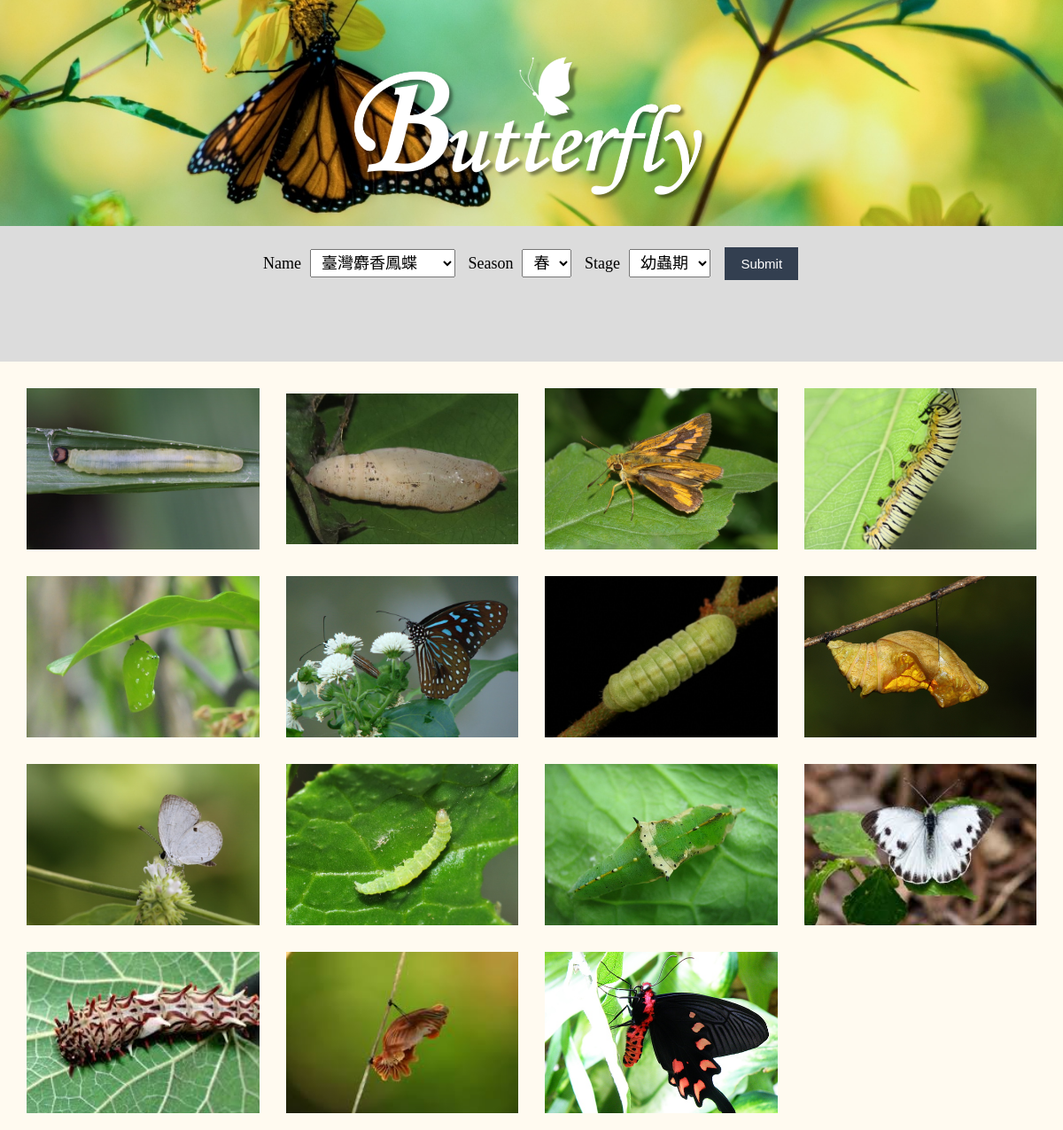
The page /view.php on the database its author committed.
### tables this page shows
CREATE TABLE `img` (
  `id` int(11) NOT NULL,
  `src` varchar(150) NOT NULL,
  `b_name` varchar(50) NOT NULL,
  `b_stage` varchar(50) NOT NULL,
  `date` date NOT NULL,
  `author` varchar(20) NOT NULL
);

### model.php (called while the page is built, shortened)
<?php
require("dbconnect.php");
function getButterflyList() {
    global $conn;
	$sql = "SELECT * FROM `butterfly`";
	return mysqli_query($conn, $sql);
}
function showButterfly() {
    global $conn;
	$sql = "SELECT * FROM `img`";
	return mysqli_query($conn, $sql);
}
?>

### view.php (the view, shortened to what this page needs)
<!DOCTYPE html PUBLIC "-//W3C//DTD XHTML 1.0 Transitional//EN" "http://www.w3.org/TR/xhtml1/DTD/xhtml1-transitional.dtd">
<html xmlns="http://www.w3.org/1999/xhtml">
<head>
<link type="text/css" rel="stylesheet" href="view.css">
</head>
<body>
<div id="t">
<img src="image/title.png" id="title"/>
</div>
<div id="content">
<div id="search">
<form method='post' action='control.php'>
<td><label>Name<select name='name' value='name'>
<?php
require("model.php");
$results=getButterflyList();
$i=1;
while ($rs=mysqli_fetch_array($results)) {
    if ( ($i%3) == 1) {
        echo "<option>", $rs['name'], "</option>";
    }
    $i++;
}
?>
</select></label></td>
<td><label>Season<select name="season">
        <option>春</option>
</select></label></td>
<td><label>Stage<select name="stage">
        <option>幼蟲期</option>
</select></label></td>
<input type="submit" class="button" value="Submit" />
</form>
</div>
<div id="show">
<?php
$results=showButterfly();
$i=1;
echo "<table class='pic' >";
while ($rs=mysqli_fetch_array($results)) {
    if ($i%4==1)
        echo "<tr>";
    echo "<td background='upload/", $rs['src'], "' class='img'></td>";
    if ($i%4==0)
        echo "</tr>";
    $i++;
}
echo "</table>";
?>
</div>
</div>
</body>
</html>

### view.css (style rules this page uses)
body { font-family: 微軟正黑體; text-align: center; }
div { box-sizing: border-box; }
#t { position: absolute; width: 100%; height: 20%; top: 0px; left: 0px; //background-color: black; }
#title { height: 110%; position: relative; display:block; margin: auto; }
#content { position: absolute; //margin: 20px auto; //background: linear-gradient(to bottom, rgba(51, 51, 51, 0.9), rgba(51, 51, 51, 0.9)); width: 100%; height: 80%; top: 20%; left: 0px; }
#search { padding: 20px 16px; text-align: center; text-decoration: none; display: block; //margin: 20px auto; //border-radius:5px; background-color: #DCDCDC; width: 100%; height: 15%; font-size: 18px; }
select { padding: 4px 8px; margin: 4px 10px; font-size: 18px; }
.button { border: none; padding: 8px 16px; text-align: center; text-decoration: none; display: inline-block; font-size: 15px; margin: 4px 2px; //-webkit-transition-duration: 0.4s; //transition-duration: 0.4s; cursor: pointer; background-color: #333F50; color: white; border: 2px solid #333F50; }
#show { height: 85%; overflow: scroll; overflow-x: hidden; //border-radius:5px; background-color: #FFFAF0; }
.pic { border-spacing:30px; }
.img { width: 320px; height: 180px; background-size:300px; background-repeat: no-repeat; background-position:center center; }

### rows shown on the page
img: shows a picture
img: shows a picture
img: shows a picture
img: shows a picture
img: shows a picture
img: shows a picture
img: shows a picture
img: shows a picture
img: shows a picture
img: shows a picture
img: shows a picture
img: shows a picture
img: shows a picture
img: shows a picture
img: shows a picture

### other values the page prints
form field name "臺灣麝香鳳蝶"
